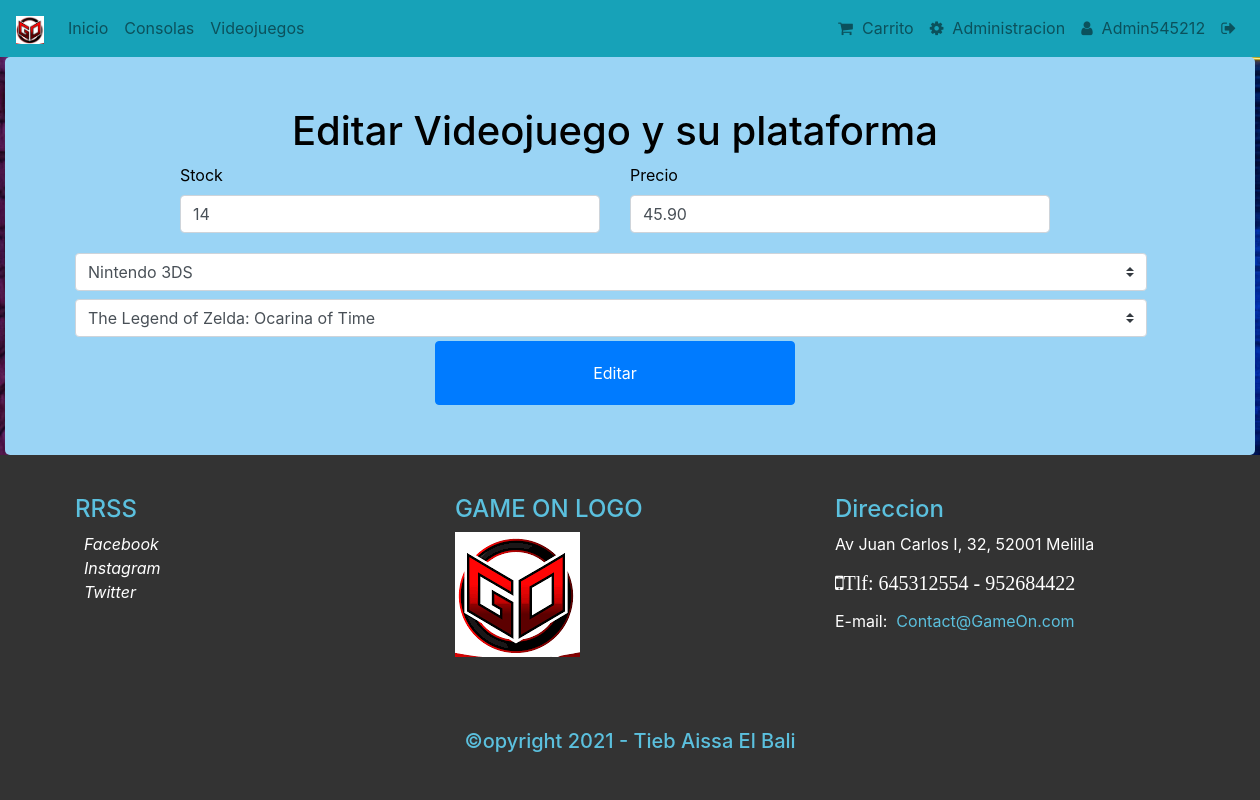
The page /EditarVJYP.php?idProductos=2 (signed in) on the database as committed earlier.
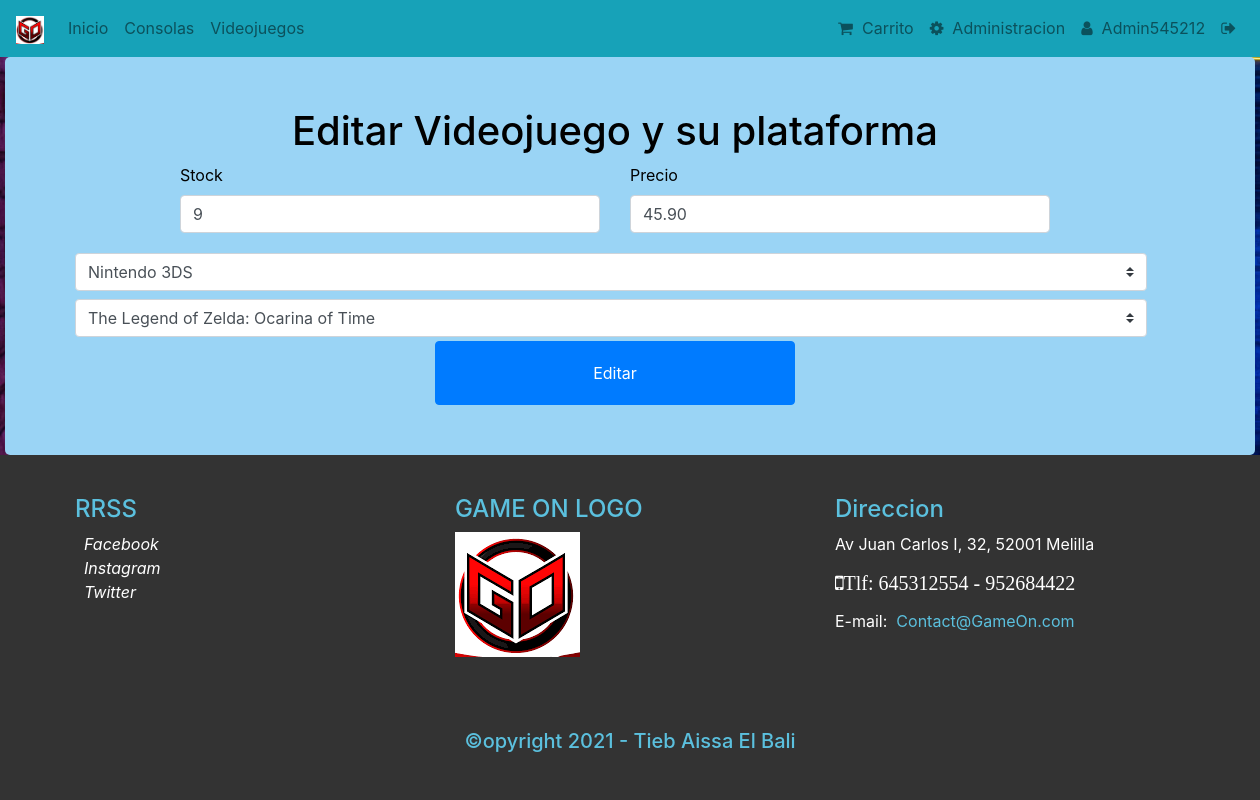
The same page on the database as committed later.
### tables this page shows
CREATE TABLE `productos` (
  `idProductos` int(11) NOT NULL,
  `IdVideojuego` int(11) NOT NULL,
  `IdPlataforma` int(11) NOT NULL,
  `Stock` int(11) NOT NULL,
  `Precio` varchar(45) DEFAULT NULL,
  `tipo` int(11) DEFAULT NULL
);

### BD/DAOVideojuegos.php (called while the page is built, shortened)
<?php
	function infoVideojuegos($conexion, $idProductos){
		$consulta = "SELECT * FROM productos INNER JOIN videojuego
		ON videojuego.IdVideojuego = productos.IdVideojuego
		INNER JOIN plataforma
		ON plataforma.IdPlataforma = productos.IdPlataforma
		Where productos.idProductos = '$idProductos'";
		$resultado = mysqli_query($conexion, $consulta);
		return $resultado;
	}
	function consultaVideojuegos($conexion){
		$consulta = "SELECT * FROM videojuego ORDER BY idVideojuego";
		$resultado = mysqli_query($conexion, $consulta);
		return $resultado;
	}
?>

### BD/DAOPlataforma.php (called while the page is built, shortened)
<?php
	function consultaPlataformaVideojuego($conexion){
		$consulta = "SELECT idPlataforma, Nombre FROM plataforma";
		$resultado = mysqli_query($conexion, $consulta);
		return $resultado;
	}
?>

### EditarVJYP.php (the view, shortened to what this page needs)
<?php
    require "./BD/conector_bd.php";
    require "./BD/DAOPlataforma.php";
    require "./BD/DAOVideojuegos.php";
    $idProductos=$_GET['idProductos'];
?>
<!DOCTYPE html>
<html lang="es">
<head>
    <?php include './inc/link.php'; ?>
</head>
<body>
    <div class="contenedor">
    <?php include './inc/nav.php'; ?>
    <main>
        <form name="formulario" method="post" action="./admin/Editar_videojuegoYplataforma.php?idProductos=<?php echo $idProductos ?>" id="loginform" enctype="multipart/form-data">
            <div class="container row justify-content-center">
                <h1 class="col-8 text-center">Editar Videojuego y su plataforma</h1>
                <?php
                    $conexion = conectar(false);
                    $consulta= infoVideojuegos($conexion, $idProductos);
                    while($filaP=mysqli_fetch_array($consulta)){
                    $idPlataforma = $filaP['idPlataforma'];
                    $idVideojuego = $filaP['idVideojuego'];
                ?>
                <div class="form-group col-8 col-md-5">
                    <label for="Stock" class="visually-hidden">Stock</label>
                    <input id="Stock" type="number" class="form-control" name="Stock" value="<?php echo $filaP['Stock']?>"  required>
                </div>
                <div class="form-group col-8 col-md-5">
                    <label for="Precio" class="visually-hidden">Precio</label>
                    <input id="Precio" type="number" class="form-control" name="Precio" value="<?php echo $filaP['Precio']?>"  required>
                </div>
                <?php
                    $conexion = conectar(false);
                    $consulta= consultaPlataformaVideojuego($conexion);
                ?>
                <select class="custom-select my-1 mr-sm-2" id="inlineFormCustomSelectPref" name="Plataforma">
                <?php
                    while($fila=mysqli_fetch_array($consulta)){
                        echo '<option value="'.$fila["idPlataforma"].'"';
                        if($fila['idPlataforma']==$idPlataforma ) {
                              echo "selected";
                        }
                        echo ">".$fila['Nombre']."</option>";
                    }
                ?>
                </select>
                <?php
                    $conexion = conectar(false);
                    $consulta= consultaVideojuegos($conexion)
                ?>
                <select class="custom-select my-1 mr-sm-2" id="inlineFormCustomSelectPref" name="Videojuego">
                    <?php
                        while($fila=mysqli_fetch_array($consulta)){
                            echo '<option value="'.$fila["idVideojuego"].'"';
                            if($fila['idVideojuego']==$idVideojuego ) {
                                  echo "selected";
                            }
                            echo ">".$fila['Titulo']."</option>";
                        }
                    ?>
                </select>
                <?php
                    }
                ?>
                <button class="col-5 col-md-4 btn btn-primary" type="submit">Editar</button>
            </div>
        </form>
    </main>
    </div>
<?php include './inc/footer.php'; ?>
</body>
</html>

Rows that differ between the two databases and show on the page:
changed productos: Stock "14" → "9"
